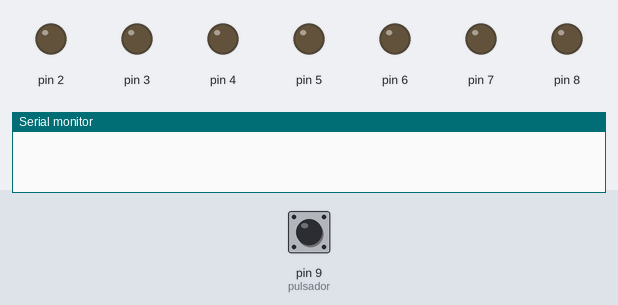
A sketch run on a simulated Arduino Uno, built with avr-gcc and run on an emulated ATmega328P. Shown: output pins drawn as LEDs (lit = HIGH), the last lines printed to the serial monitor. The inputs (shaded band) are chosen by the test bench; at power-on: pin 9 (pulsador) HIGH. Random numbers use the default seed unless the sketch sets one.

Above: at 1.2 s.
1.3 s: pin 9 (pulsador) pulled LOW for 0.15 s
At 1.6 s:
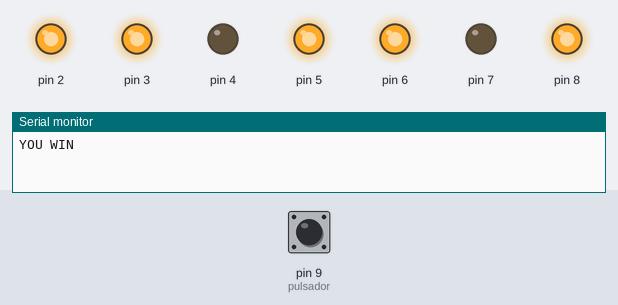
2.9 s: pin 9 (pulsador) pulled LOW for 1 s
At 4.3 s:
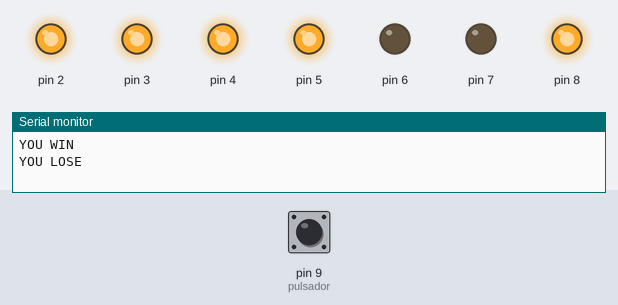
Timing chart, 0 to 5.9 s (numbered marks = the images above; inputs shaded):
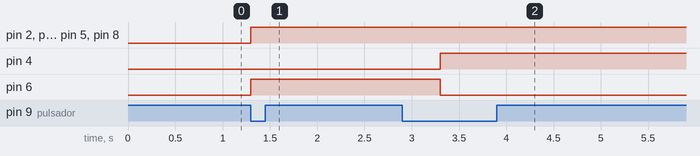

The sketch:

DISPLAY_7_SEGMENTOS_VALORES_ALEATORIOS.ino
```cpp
int pulsador=9;
int led1=A0;
int led2=A1;
int led3=A2;
int led4=A3;
int led5=A4;
int led6=A5;
int random_led;
int random_display;
void setup()
{
  for(int i=2;i<=8;i++){
    pinMode(i, OUTPUT);
  }
  for(int i=1;i<=6;i++){
    String a="led";
    pinMode(a.concat(i), OUTPUT);
  }
  pinMode(pulsador, INPUT);
  Serial.begin(9600);

}

void loop()
{
  if(digitalRead(pulsador)==LOW){
  	random_led=random(1,7); // valores aleatorios 1 - 6
    random_display=random(1,7);
    led_encendido(random_led);
    view_display(random_display);

    if(random_led == random_display){
    	Serial.println("YOU WIN");
      	delay(2000);
    }
    else{
    	Serial.println("YOU LOSE");
      	delay(2000);
    }
  }
}

void led(int a, int b, int c, int d, int e,int f){ // HIGH = 1 , LOW =0
	digitalWrite(led1,a);
    digitalWrite(led2,b);
    digitalWrite(led3,c);
    digitalWrite(led4,d);
    digitalWrite(led5,e);
    digitalWrite(led6,f);
}

void led_encendido(int n){
  switch(n){
    case 1: led(1,0,0,0,0,0);// numero 1
    break;
    case 2: led(1,1,0,0,0,0);// numero 2
    break;
    case 3: led(1,1,1,0,0,0);// numero 3
    break;
    case 4: led(1,1,1,1,0,0);// numero 4
    break;
    case 5: led(1,1,1,1,1,0);// numero 5
    break;
   	case 6: led(1,1,1,1,1,1);// numero 6
    break;
  }
}

void display(int a, int b, int c, int d, int e,int f, int g){
	digitalWrite(2,a);
    digitalWrite(3,b);
    digitalWrite(4,c);
    digitalWrite(5,d);
    digitalWrite(6,e);
    digitalWrite(7,f);
    digitalWrite(8,g);
}

void view_display(int n){
  switch(n){
    case 1: display(0,1,1,0,0,0,0);// numero 1
    break;
    case 2: display(1,1,0,1,1,0,1);// numero 2
    break;
    case 3: display(1,1,1,1,0,0,1);// numero 3
    break;
    case 4: display(0,1,1,0,0,1,1);// numero 4
    break;
    case 5: display(1,0,1,1,0,1,1);// numero 5
    break;
   	case 6: display(1,0,1,1,1,1,1);// numero 6
    break;
  }
}
```

Measured:
- after the input at 1.3 s, pin 2, pin 3, pin 5, pin 6, pin 8: LOW → HIGH at once
- after the input at 2.9 s, pin 4: LOW → HIGH after 0.40 s; pin 6: HIGH → LOW after 0.40 s
